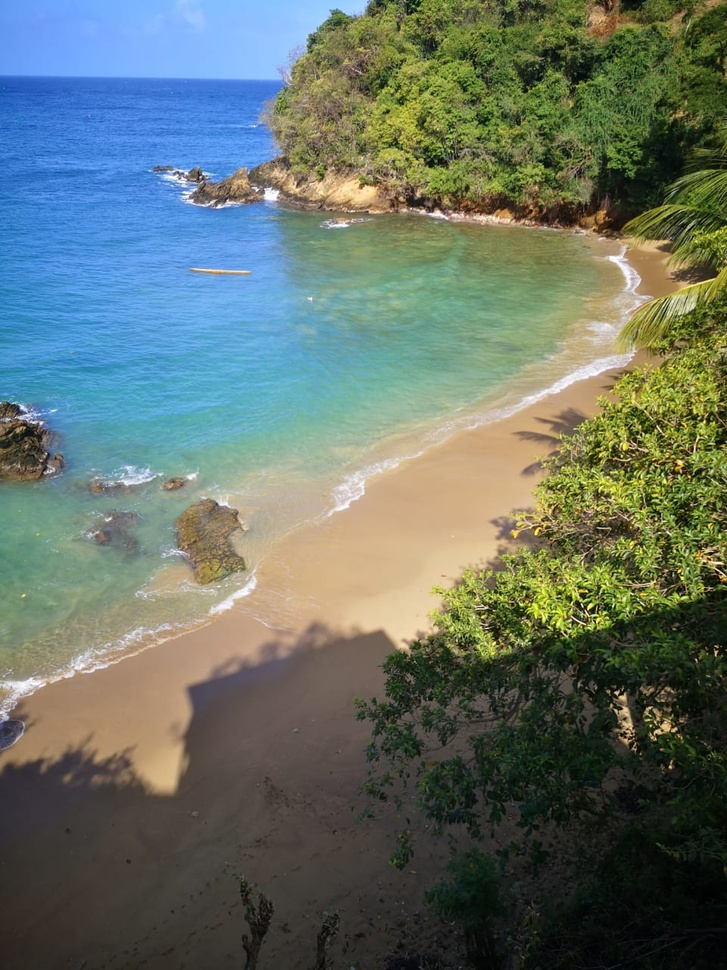
#> input picture images/castara.jpeg, 727 x 970 px, shrunk from 960 x 1280 before the run
$ python 3.Colour_Spaces_RGB_and_HSV.py
#> lines starting #> are read from the running program, lines starting #| are printed output that depends on the picture
import cv2
import numpy as np
from matplotlib import pyplot as plt

# View the individual channels of an RGB Image
def imshow(title="", image = None, size =10):
    w,h = image.shape[0], image.shape[1]
    aspect_ratio = w/h
    plt.figure(figsize=(size * aspect_ratio,size))
    plt.imshow(cv2.cvtColor(image,cv2.COLOR_BGR2RGB))
    plt.title(title)
    plt.show()

image = cv2.imread("./images/castara.jpeg")
#> image is the input picture: shape (970, 727, 3); mean B, G, R 103, 113.5, 101.1

B, G, R = cv2.split(image)
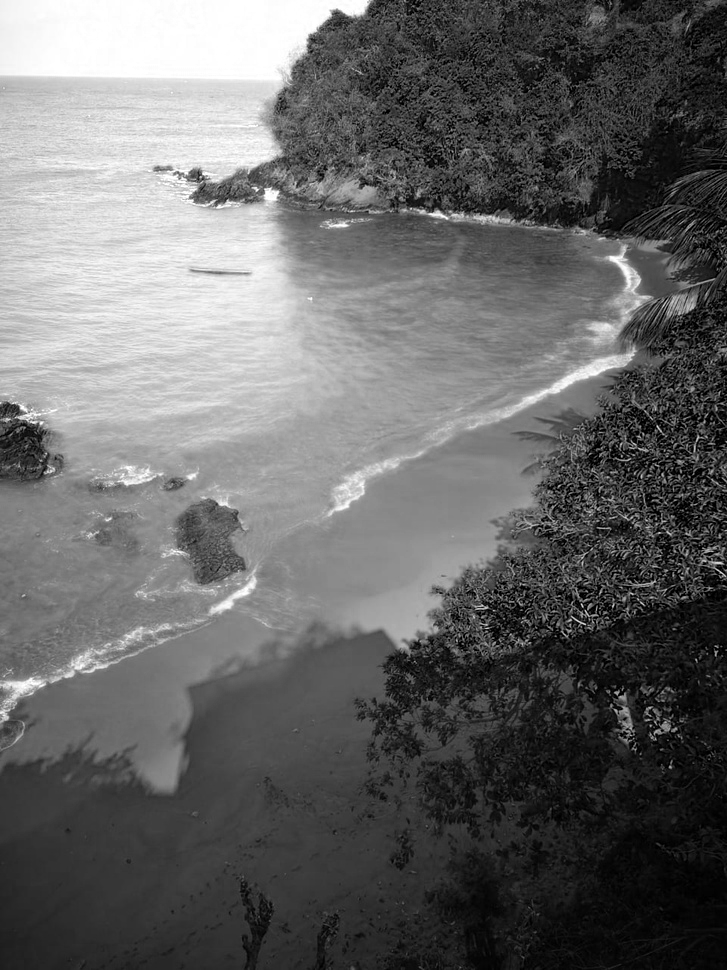
#> B: shape (970, 727); min 0, max 255, mean 103
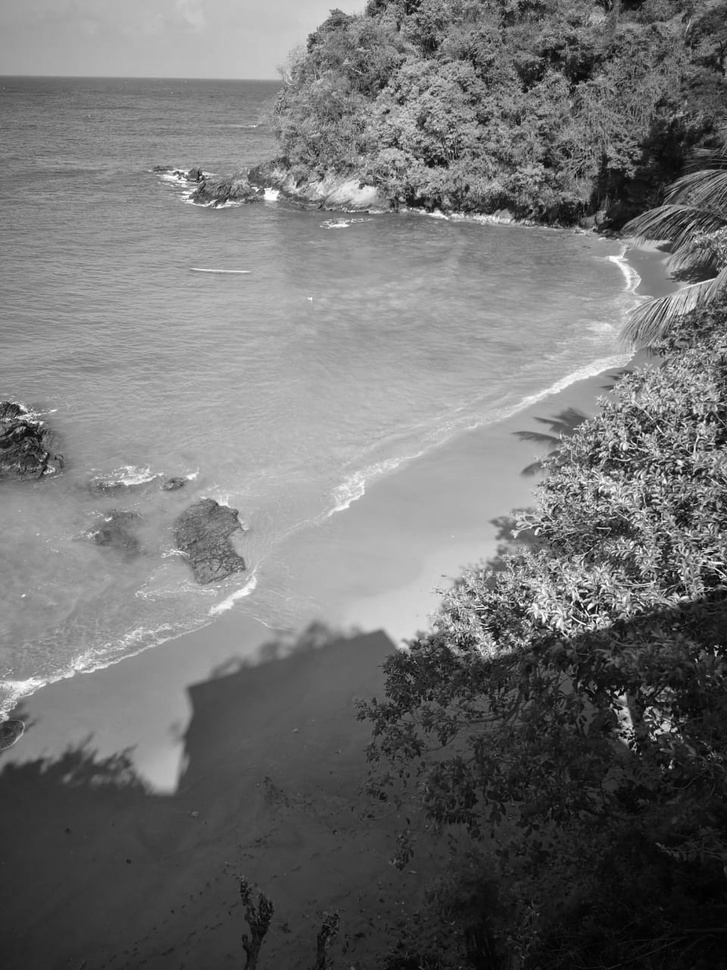
#> G: shape (970, 727); min 0, max 255, mean 113.5
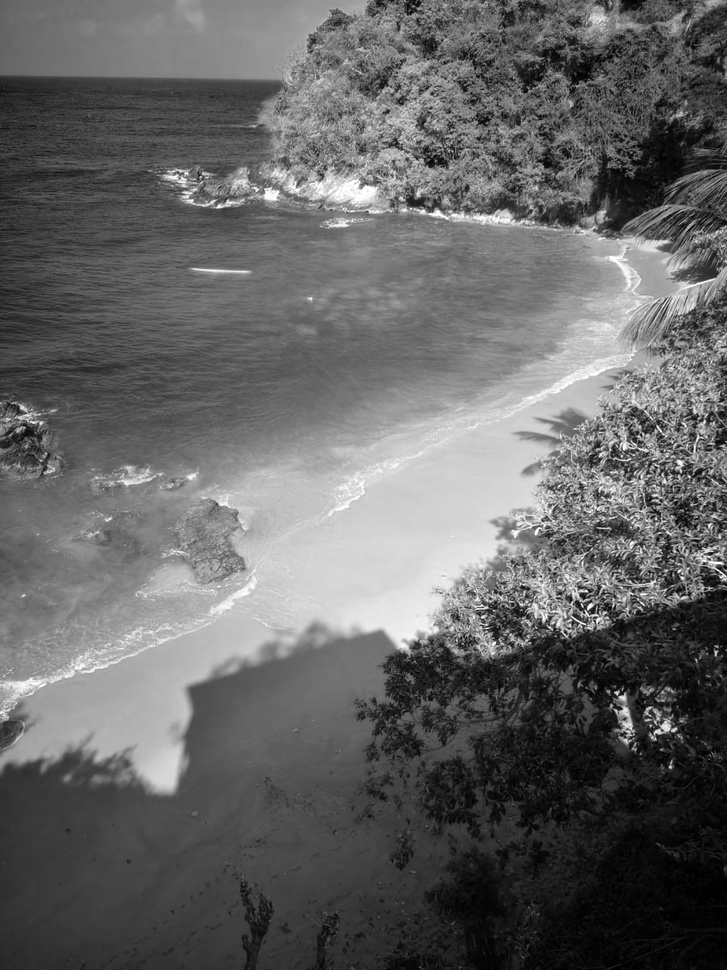
#> R: shape (970, 727); min 0, max 255, mean 101.1
print(B.shape)
#| (970, 727)
print(G.shape)
#| (970, 727)
print(R.shape)
#| (970, 727)

imshow("Blue Channel Only", B)

$ run again, with images/Volleyball.jpeg copied over images/castara.jpeg
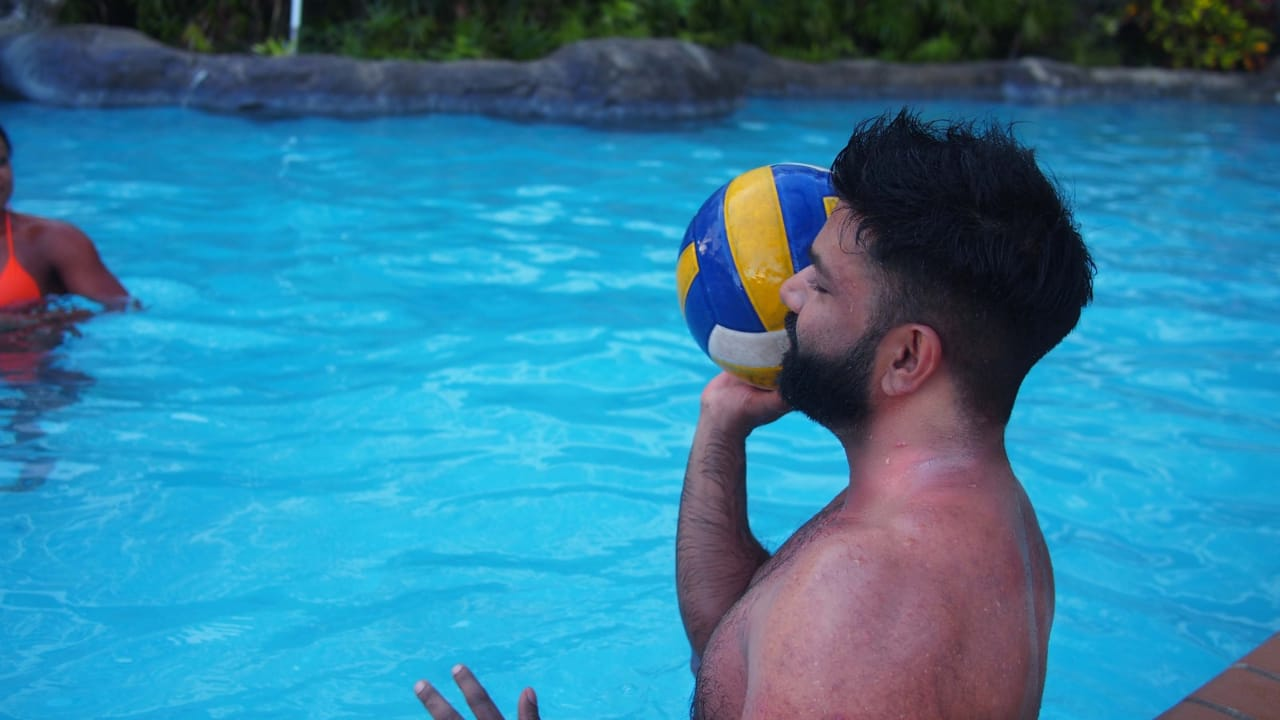
#> input picture images/Volleyball.jpeg, 1280 x 720 px
#> image is the input picture: shape (720, 1280, 3); mean B, G, R 159.8, 127.4, 49.9
#> `B, G, R = cv2.split(image)`:
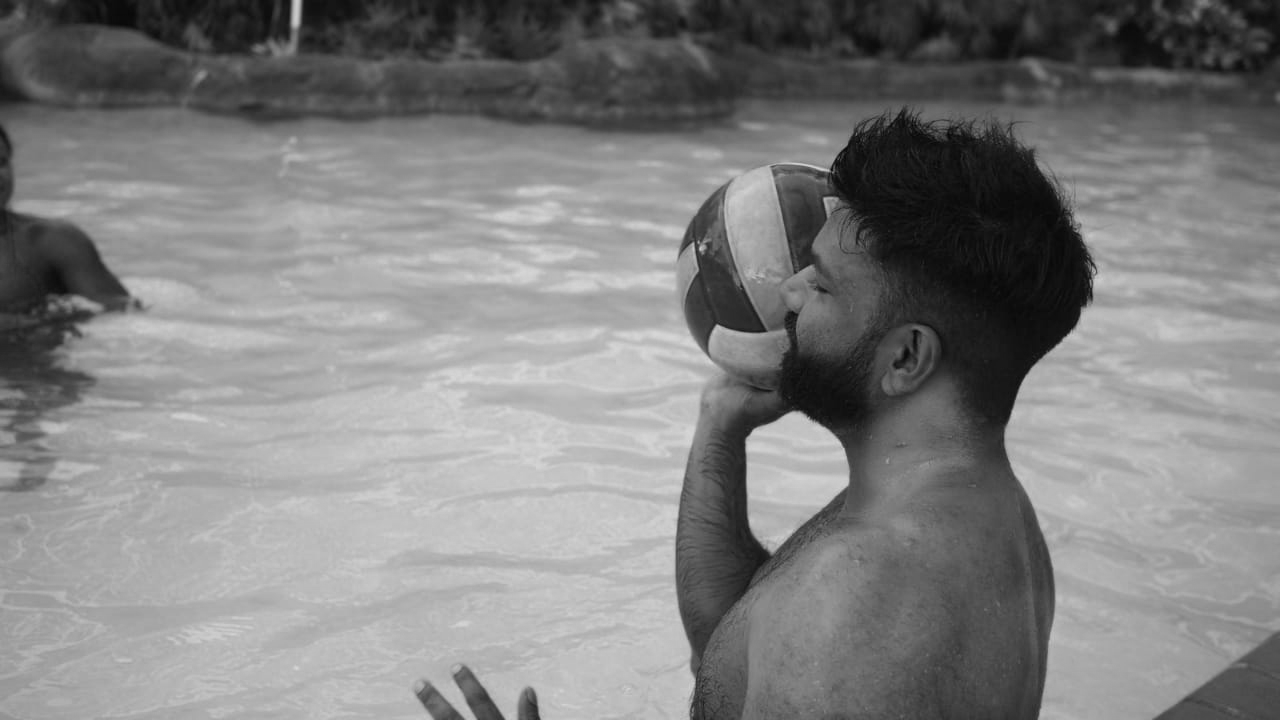
#> G: shape (720, 1280); min 3, max 217, mean 127.4
#> `B, G, R = cv2.split(image)`:
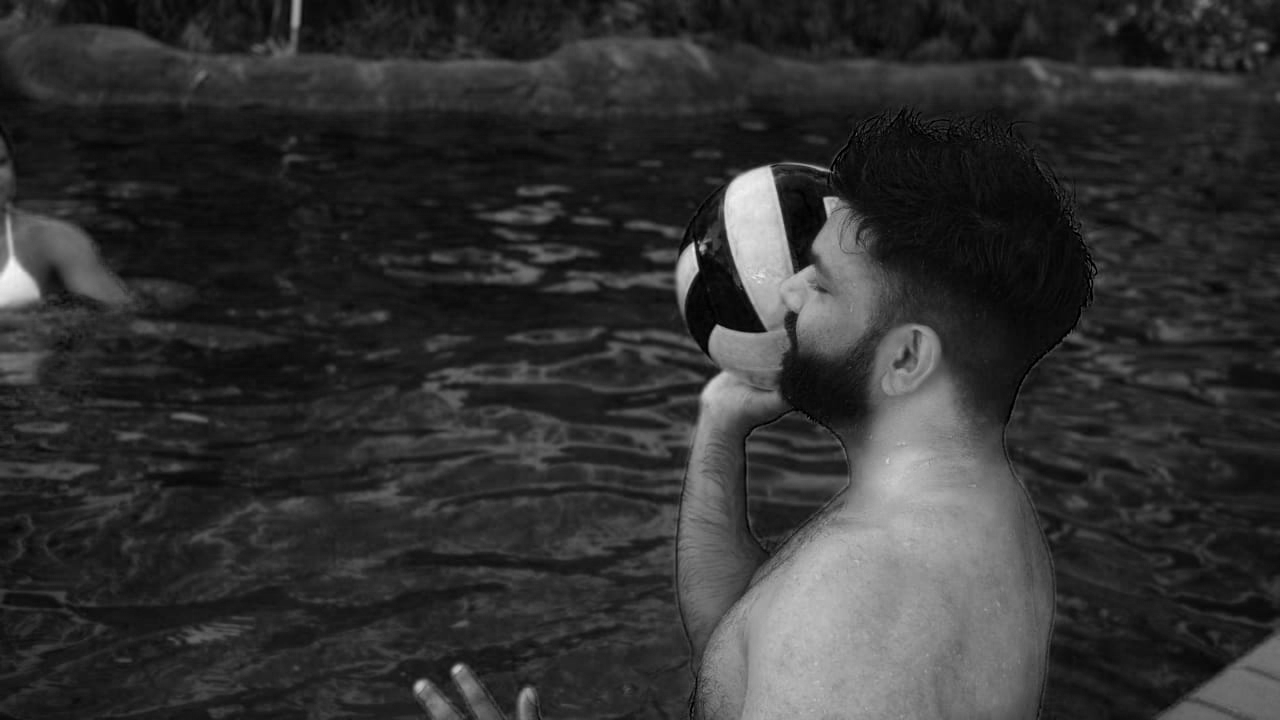
#> R: shape (720, 1280); min 0, max 244, mean 49.9
#| (720, 1280)
#| (720, 1280)
#| (720, 1280)

$ run again, with images/blacksandbeach.jpeg copied over images/castara.jpeg
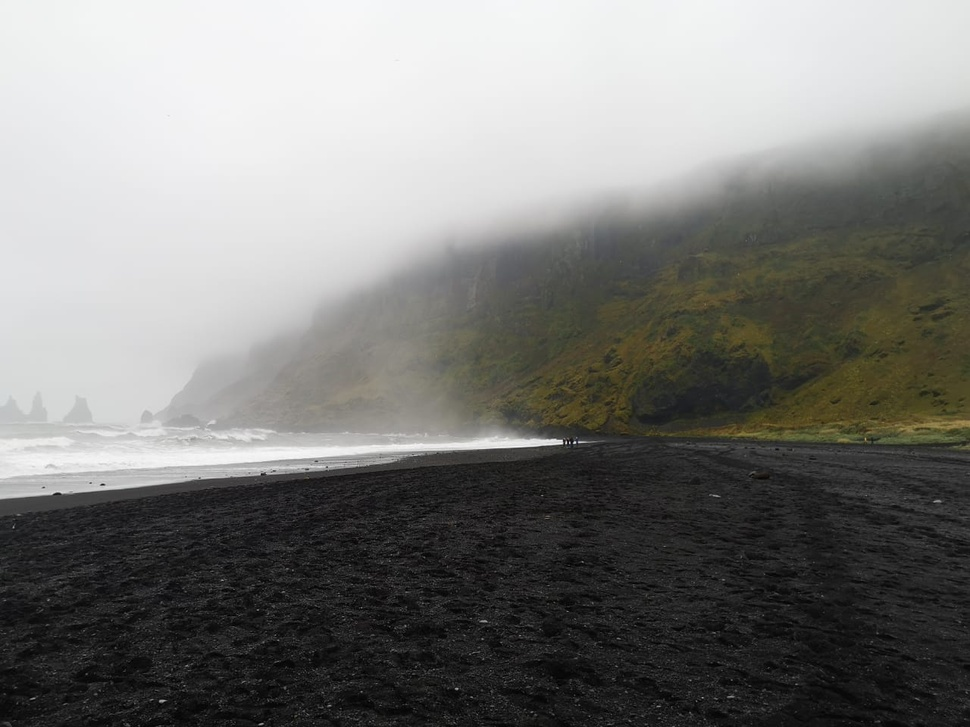
#> input picture images/blacksandbeach.jpeg, 970 x 727 px, shrunk from 1280 x 960 before the run
#> image is the input picture: shape (727, 970, 3); mean B, G, R 121.3, 124, 124.1
#> `B, G, R = cv2.split(image)`:
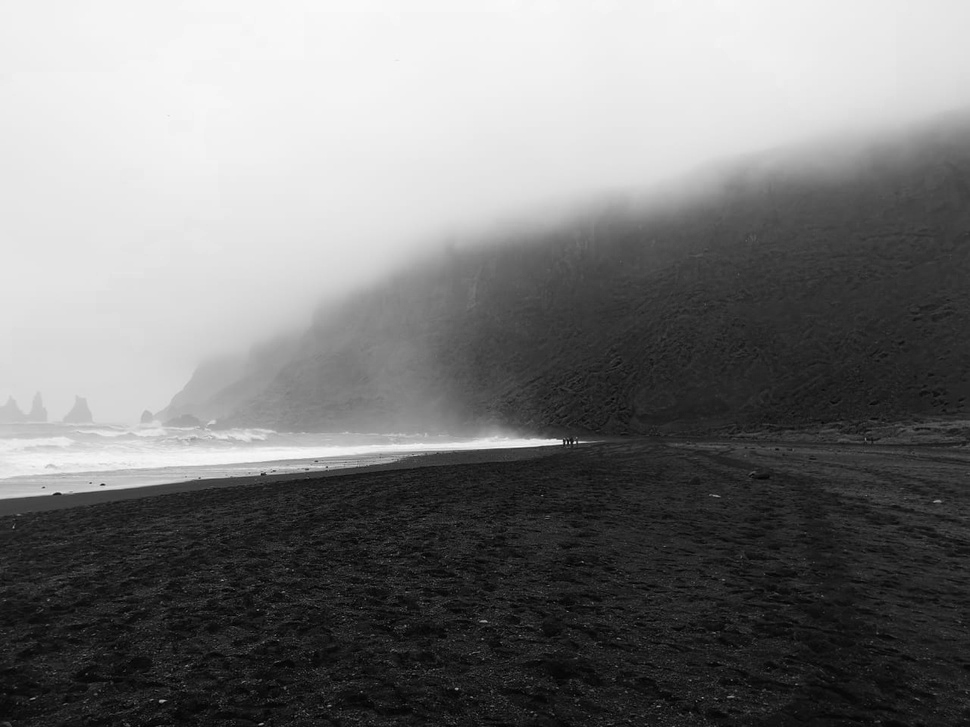
#> B: shape (727, 970); min 0, max 250, mean 121.3
#> `B, G, R = cv2.split(image)`:
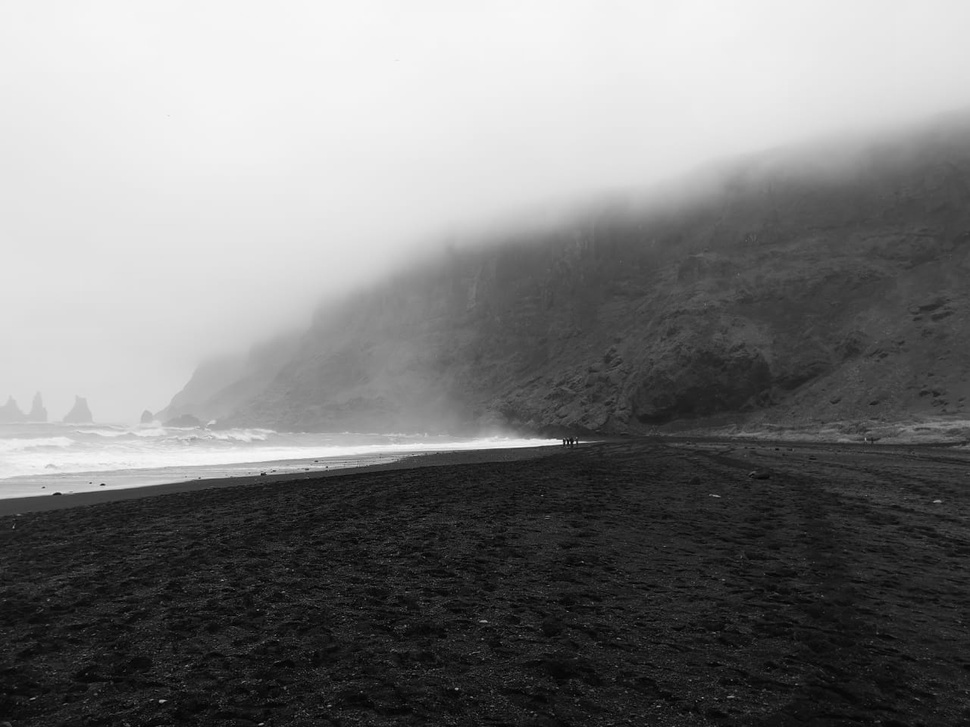
#> G: shape (727, 970); min 0, max 248, mean 124
#| (727, 970)
#| (727, 970)
#| (727, 970)
